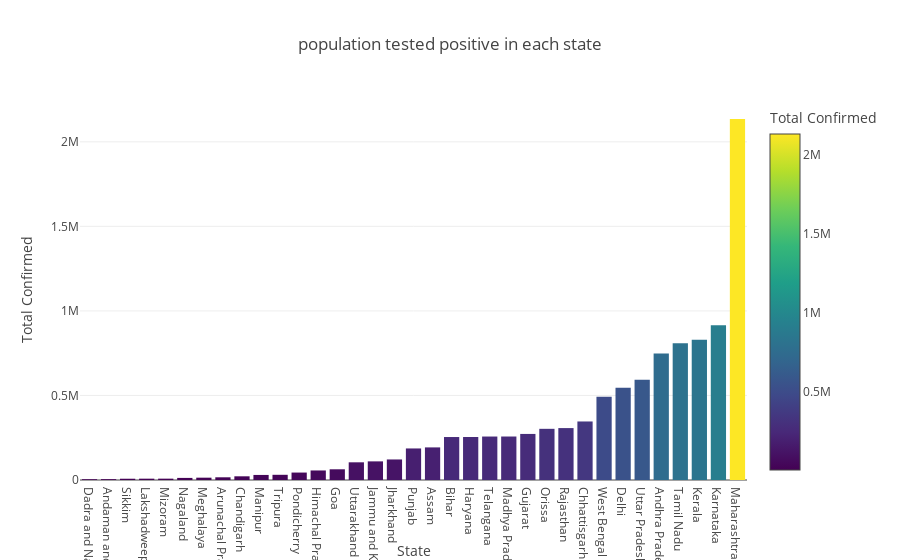

The cell this chart's notebook holds for it:
### Code cell
fig = px.bar(plot_positive, x='State',y='Total Confirmed', color='Total Confirmed',
            title='population tested positive in each state',template='xgridoff')

fig.show()

### Figure 1 — Plotly figure (JSON) as saved in the notebook; plotly's stock layout.template omitted (floating-point values rounded to 4 significant figures)
{"data": [{"alignmentgroup": "True", "hovertemplate": "State=%{x}<br>Total Confirmed=%{marker.color}<extra></extra>", "legendgroup": "", "marker": {"color": [4624.0, 4959.0, 7431.0, 7796.0, 7902.0, 12360.0, 13750.0, 15960.0, 21800.0, 29900.0, 30730.0, 44030.0, 56430.0, 63340.0, 104600.0, 110200.0, 121500.0, 186600.0, 192800.0, 254100.0, 254200.0, 257100.0, 257200.0, 272400.0, 302700.0, 307000.0, 346200.0, 491800.0, 545700.0, 593400.0, 748400.0, 808800.0, 829500.0, 915200.0, 2135000.0], "coloraxis": "coloraxis", "pattern": {"shape": ""}}, "name": "", "offsetgroup": "", "orientation": "v", "showlegend": false, "textposition": "auto", "type": "bar", "x": ["Dadra and Nagar Haveli", "Andaman and Nicobar Islands", "Sikkim", "Lakshadweep", "Mizoram", "Nagaland", "Meghalaya", "Arunachal Pradesh", "Chandigarh", "Manipur", "Tripura", "Pondicherry", "Himachal Pradesh", "Goa", "Uttarakhand", "Jammu and Kashmir", "Jharkhand", "Punjab", "Assam", "Bihar", "Haryana", "Telangana", "Madhya Pradesh", "Gujarat", "Orissa", "Rajasthan", "Chhattisgarh", "West Bengal", "Delhi", "Uttar Pradesh", "Andhra Pradesh", "Tamil Nadu", "Kerala", "Karnataka", "Maharashtra"], "xaxis": "x", "y": [4624.0, 4959.0, 7431.0, 7796.0, 7902.0, 12360.0, 13750.0, 15960.0, 21800.0, 29900.0, 30730.0, 44030.0, 56430.0, 63340.0, 104600.0, 110200.0, 121500.0, 186600.0, 192800.0, 254100.0, 254200.0, 257100.0, 257200.0, 272400.0, 302700.0, 307000.0, 346200.0, 491800.0, 545700.0, 593400.0, 748400.0, 808800.0, 829500.0, 915200.0, 2135000.0], "yaxis": "y"}], "layout": {"barmode": "relative", "coloraxis": {"colorbar": {"title": {"text": "Total Confirmed"}}, "colorscale": [[0, "#440154"], [0.1111, "#482878"], [0.2222, "#3e4989"], [0.3333, "#31688e"], [0.4444, "#26828e"], [0.5556, "#1f9e89"], [0.6667, "#35b779"], [0.7778, "#6ece58"], [0.8889, "#b5de2b"], [1, "#fde725"]]}, "legend": {"tracegroupgap": 0}, "title": {"text": "population tested positive in each state"}, "xaxis": {"anchor": "y", "domain": [0, 1], "title": {"text": "State"}}, "yaxis": {"anchor": "x", "domain": [0, 1], "title": {"text": "Total Confirmed"}}}}
